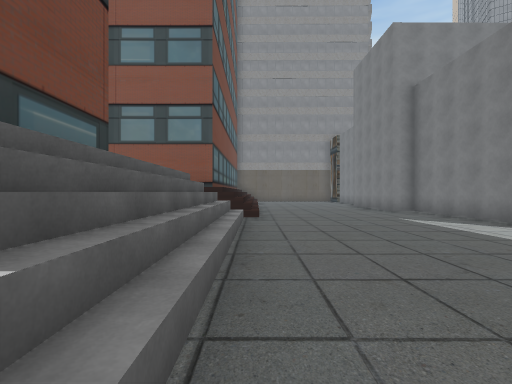
View 1 (above)

24 first-person views from a walk through a 3-D level made in the Unity game engine. The camera is 1.4 m above the floor, looks level and sees 80° across. The floor is counted in squares, 2 m on a side. Each view is taken from the middle of a square. On the plan, view 1 faces up. The plan holds only what a view shows up to about 10 squares ahead; the rest is blank. The place goes on beyond the plan. The player is left out. Some surface patterns are stand-ins.

View 2
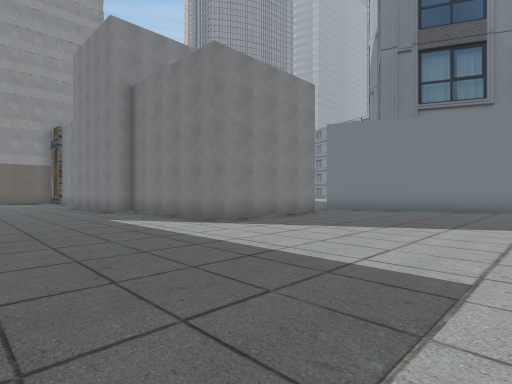

View 3
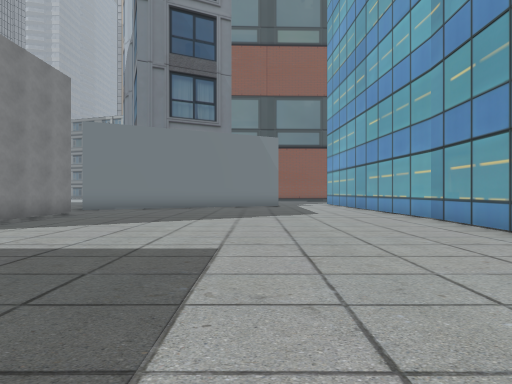

View 4
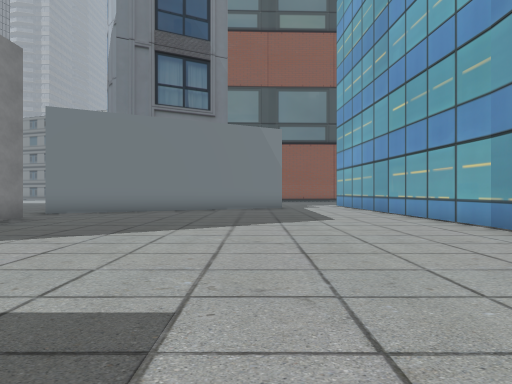

View 5
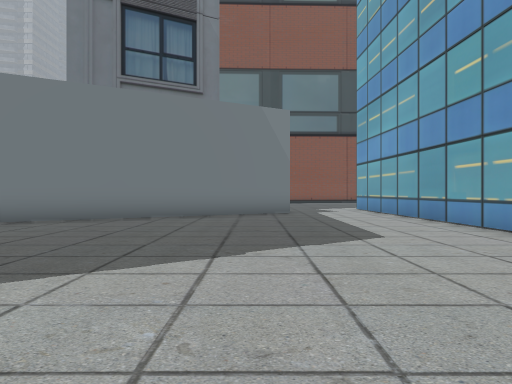

View 6
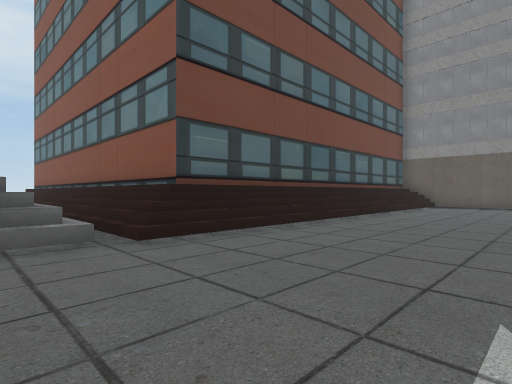

View 7
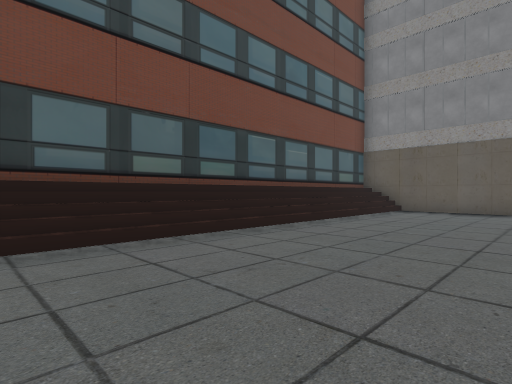

View 8
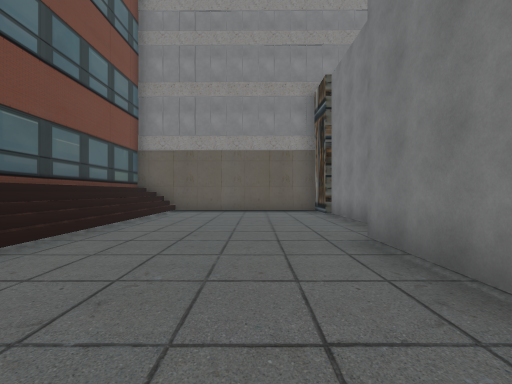

View 9
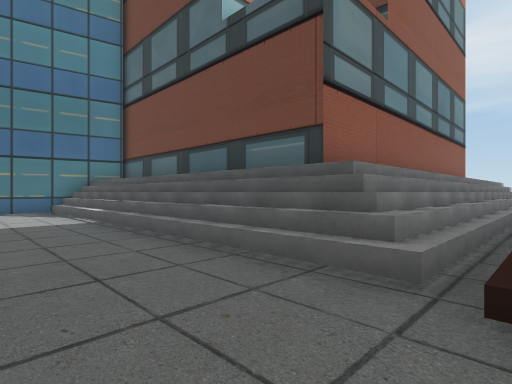

View 10
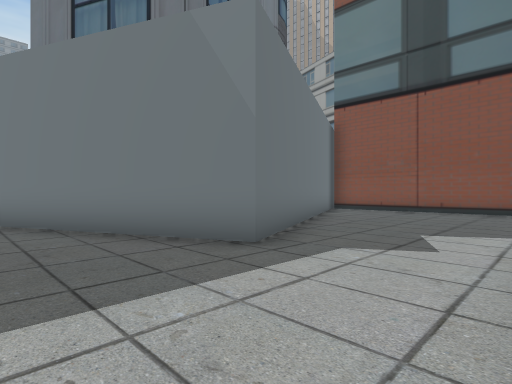

View 11
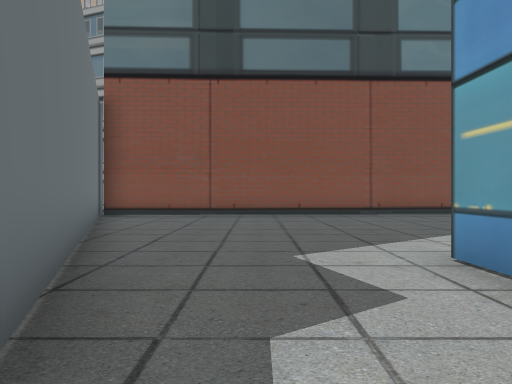

View 12
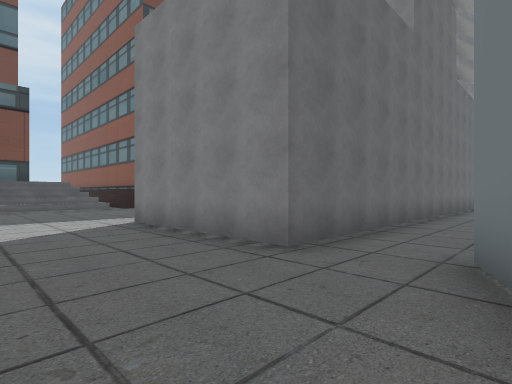

View 13
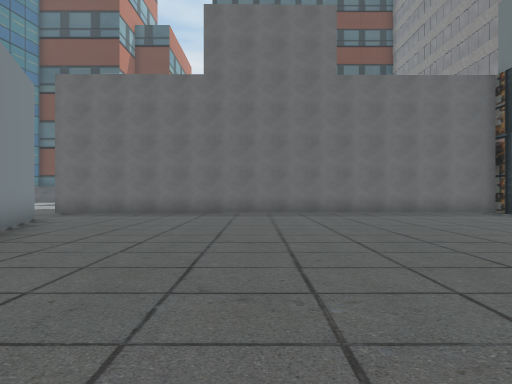

View 14
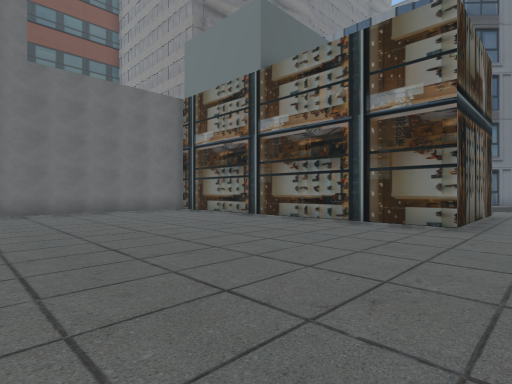

View 15
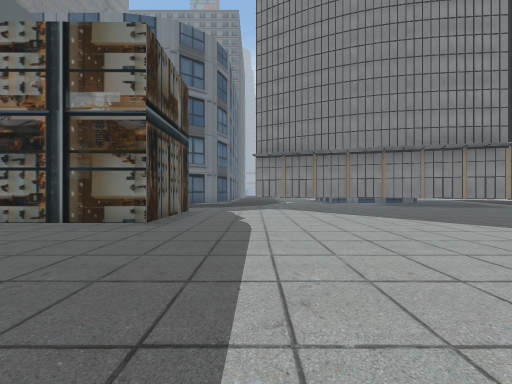

View 16
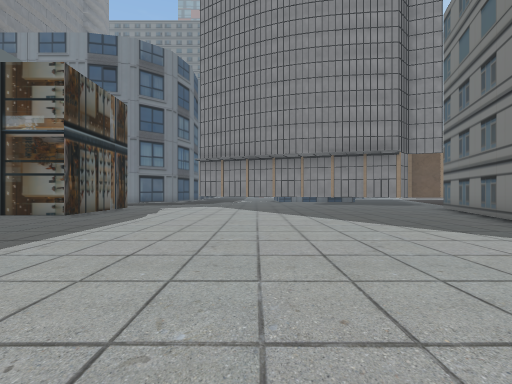

View 17
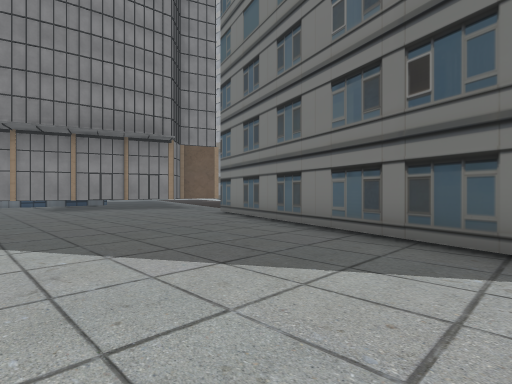

View 18
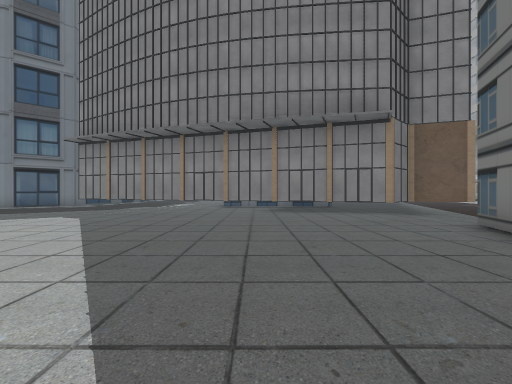

View 19
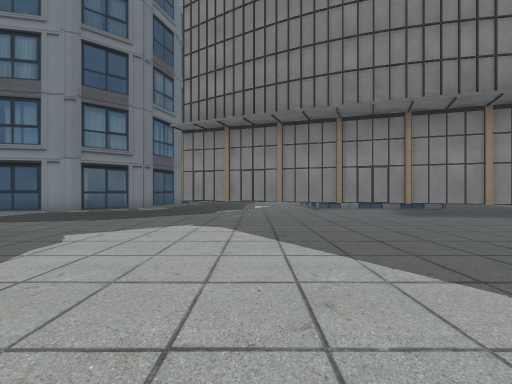

View 20
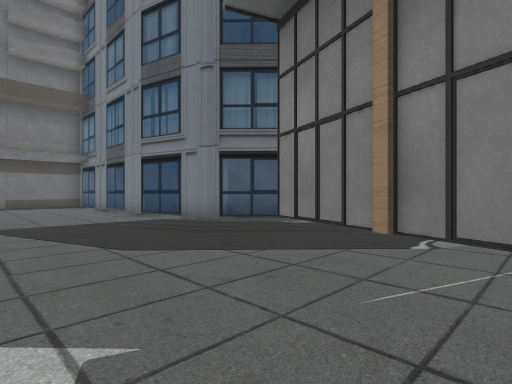

View 21
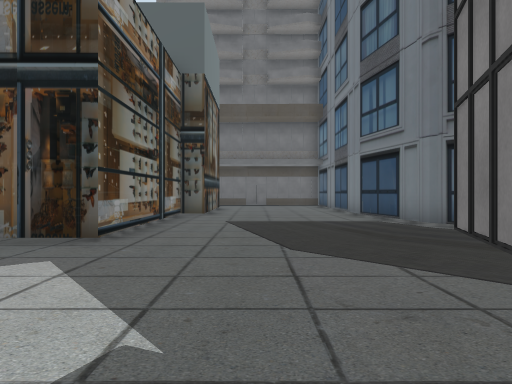

View 22
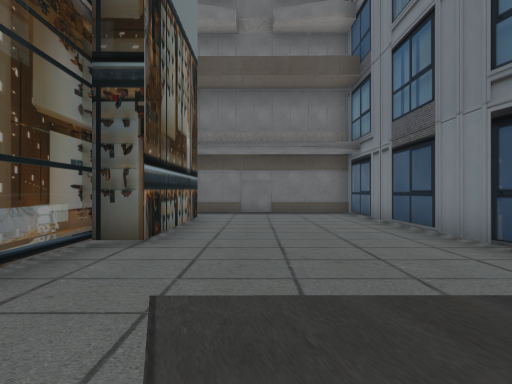

View 23
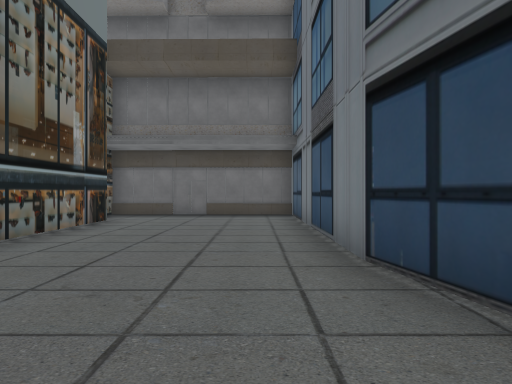

View 24
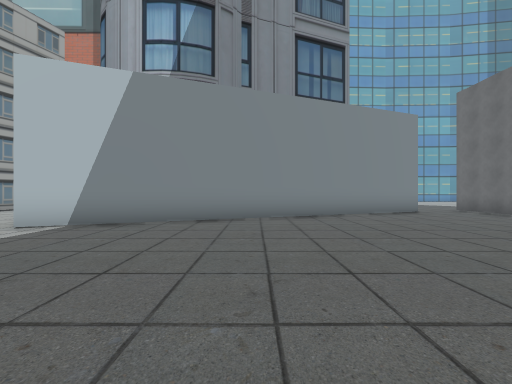

### Floor plan
Key: @ floor where view 1 was taken; # wall or solid block; x gap in a wall; . floor; / step, stairs or slope; ^ raised ledge.
Columns run from 6 left of view 1 to 32 right of it. Each row starts with its distance up from view 1.
 29               #######.......
 28               #............##
 27               #.............###
 26               #...............####
 25               #..................######
 24               #.####................#.x
 23                    ######.............#
 22                         #............##
 21        ###              #............#
 20     ^//....##  ##########............#
 19     ^//.....#  #....................##
 18     ^//.....#  #....................#
 17     ^//.....#  #....................#
 16     ^//.....   #....................#
 15     ^//.....   #...................##
 14     ^//....#   #..................
 13     ^//....#   #.................
 12     ^//....#   #................
 11     ^//....##  #...........## .
 10     ^//.....#  #.........###
  9 #####//.....#  #.......###
  8 ///////.....#  #.....###
  7 ^^^^^^......#  #..####
  6 #####^......####..#
  5      ^............##
  4      ^.............#
  3      ^.............##
  2      ^..............#     ####
  1      ^..............## ####..#
  0      ^@..............###.....#
 -1      ^...............#.......#
 -2      ^.......................#
 -3      ^.. ....................#
 -4      ###  .........#####.....#
 -5            #########    .....#
 -6                           ...#
 -7                             .#

Positions as (right, up) in squares from view 1, and headings:
1: (0, 0), facing up
2: (1, 0), facing up-right
3: (0, 0), facing right
4: (2, 0), facing right
5: (5, 0), facing right
6: (4, 6), facing up-left
7: (4, 10), facing up-left
8: (3, 10), facing up
9: (2, 8), facing down-left
10: (12, -4), facing up-right
11: (14, -2), facing right
12: (12, 3), facing up-left
13: (19, 12), facing left
14: (20, 13), facing up-left
15: (21, 13), facing up
16: (24, 11), facing up
17: (25, 15), facing up-right
18: (27, 17), facing up
19: (23, 19), facing up
20: (23, 25), facing up-left
21: (23, 26), facing left
22: (18, 26), facing left
23: (17, 28), facing left
24: (17, 17), facing down
